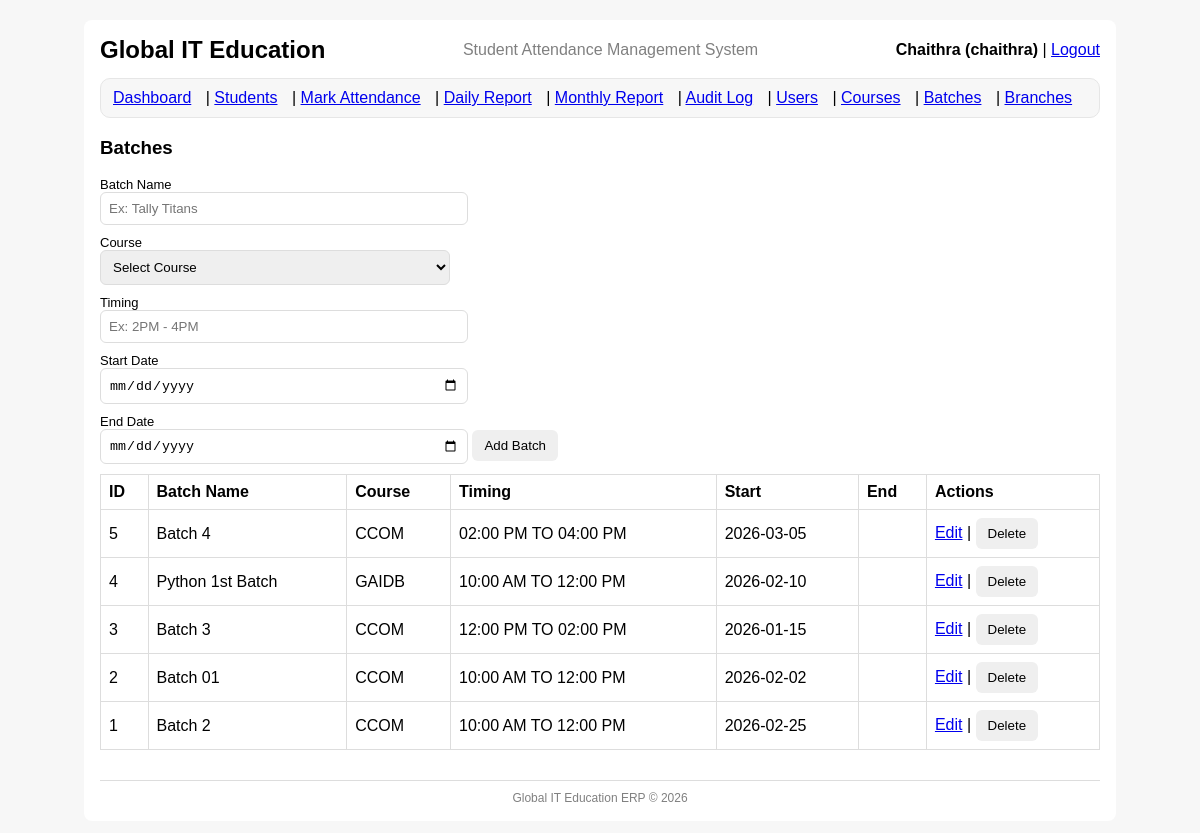
The page /batches (signed in) on the database its author committed.
### tables this page shows
CREATE TABLE batches (
            id INTEGER PRIMARY KEY AUTOINCREMENT,
            batch_name TEXT NOT NULL,
            course_id INTEGER NOT NULL,
            start_date TEXT,
            end_date TEXT,
            timing TEXT,
            is_active INTEGER NOT NULL DEFAULT 1,
            UNIQUE(batch_name, course_id),
            FOREIGN KEY(course_id) REFERENCES courses(id) ON DELETE RESTRICT
        );

CREATE TABLE courses (
            id INTEGER PRIMARY KEY AUTOINCREMENT,
            course_name TEXT NOT NULL UNIQUE,
            duration TEXT,
            fee REAL,
            is_active INTEGER NOT NULL DEFAULT 1
        );

### app.py (the view)
@app.route("/batches")
@admin_required
def batches():
    conn = get_conn()
    cur = conn.cursor()
    cur.execute("SELECT id, course_name FROM courses WHERE is_active=1 ORDER BY course_name")
    courses = cur.fetchall()
    cur.execute(
        """
        SELECT b.*, c.course_name
        FROM batches b
        JOIN courses c ON c.id = b.course_id
        WHERE b.is_active=1
        ORDER BY b.id DESC
        """
    )
    batches_rows = cur.fetchall()
    conn.close()
    return render_template("batches.html", courses=courses, batches=batches_rows)

### auth.py (called while the page is built)
def admin_required(view_func):
    @wraps(view_func)
    def wrapper(*args, **kwargs):
        if "user_id" not in session:
            flash("Please login first.", "danger")
            return redirect(url_for("login"))
        if session.get("role") != "admin":
            flash("Admin access required.", "danger")
            return redirect(url_for("dashboard"))
        return view_func(*args, **kwargs)
    return wrapper

### db.py (called while the page is built)
def get_conn():
    conn = sqlite3.connect(DB_PATH)
    conn.row_factory = sqlite3.Row
    conn.execute("PRAGMA foreign_keys = ON;")
    return conn

### templates/batches.html (shortened to what this page needs)
{% extends "base.html" %}
{% block content %}
<h3>Batches</h3>
<form method="post" action="{{ url_for('batch_add') }}">
  <label>Batch Name</label>
  <input name="batch_name" placeholder="Ex: Tally Titans" required>
  <label>Course</label>
  <select name="course_id" required>
    <option value="">Select Course</option>
  </select>
  <label>Timing</label>
  <input name="timing" placeholder="Ex: 2PM - 4PM">
  <label>Start Date</label>
  <input type="date" name="start_date">
  <label>End Date</label>
  <input type="date" name="end_date">
  <button type="submit">Add Batch</button>
</form>
<table>
  <tr>
    <th>ID</th>
    <th>Batch Name</th>
    <th>Course</th>
    <th>Timing</th>
    <th>Start</th>
    <th>End</th>
    <th>Actions</th>
  </tr>
  {% for b in batches %}
  <tr>
    <td>{{ b.id }}</td>
    <td>{{ b.batch_name }}</td>
    <td>{{ b.course_name }}</td>
    <td>{{ b.timing or "" }}</td>
    <td>{{ b.start_date or "" }}</td>
    <td>{{ b.end_date or "" }}</td>
    <td>
      <a href="{{ url_for('batch_edit', batch_id=b.id) }}">Edit</a>
      |
      <form action="{{ url_for('batch_delete', batch_id=b.id) }}" method="post" style="display:inline;">
        <button type="submit" onclick="return confirm('Delete this batch?')">Delete</button>
      </form>
    </td>
  </tr>
  {% endfor %}
</table>
{% endblock %}

### static/style.css (style rules this page uses)
body { font-family: Arial, sans-serif; background:#f7f7f7; }
table { width:100%; border-collapse: collapse; margin-top: 10px; }
th, td { border: 1px solid #ddd; padding: 8px; text-align:left; }
label { display:block; margin-top:10px; font-size: 13px; }
input, select { width: 350px; max-width: 100%; padding: 8px; border:1px solid #ddd; border-radius: 6px; }
button { padding: 8px 12px; border:0; border-radius: 6px; cursor:pointer; }

### rows shown on the page
batches: id "5", batch_name "Batch 4", course_name "CCOM", timing "02:00 PM TO 04:00 PM", start_date "2026-03-05"
batches: id "4", batch_name "Python 1st Batch", course_name "GAIDB", timing "10:00 AM TO 12:00 PM", start_date "2026-02-10"
batches: id "3", batch_name "Batch 3", course_name "CCOM", timing "12:00 PM TO 02:00 PM", start_date "2026-01-15"
batches: id "2", batch_name "Batch 01", course_name "CCOM", timing "10:00 AM TO 12:00 PM", start_date "2026-02-02"
batches: id "1", batch_name "Batch 2", course_name "CCOM", timing "10:00 AM TO 12:00 PM", start_date "2026-02-25"

### other values the page prints
{{ session.get("full_name") }} "Chaithra"
{{ session.get("username", "") }} "chaithra"
